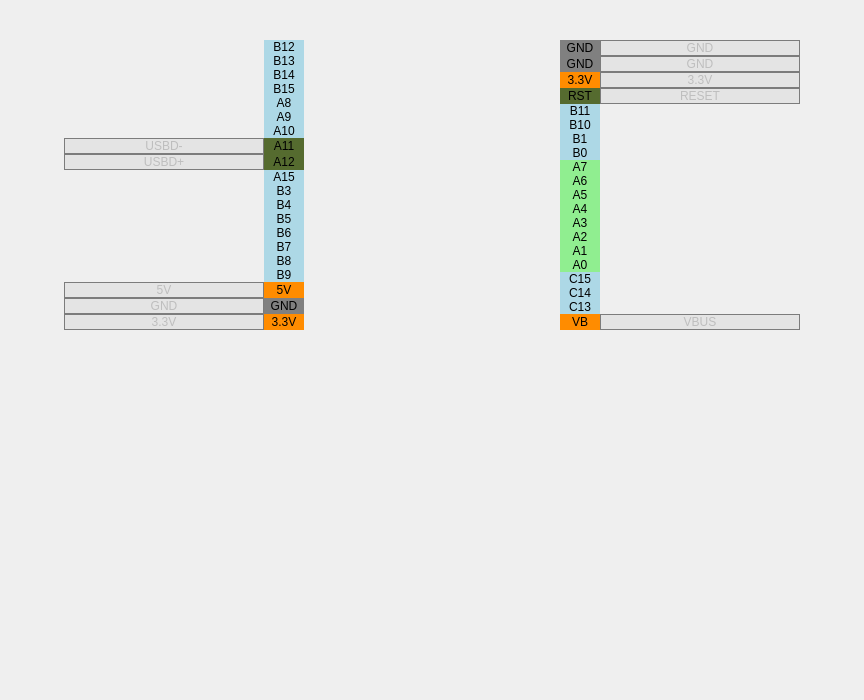
<?xml version="1.0" encoding="UTF-8"?>
<ui version="4.0">
 <class>PinsBluePill</class>
 <widget class="QWidget" name="PinsBluePill">
  <property name="geometry">
   <rect>
    <x>0</x>
    <y>0</y>
    <width>864</width>
    <height>700</height>
   </rect>
  </property>
  <layout class="QGridLayout" name="gridLayout" rowstretch="0,0,1" columnstretch="4,15,16,15,4">
   <property name="leftMargin">
    <number>0</number>
   </property>
   <property name="topMargin">
    <number>0</number>
   </property>
   <property name="rightMargin">
    <number>0</number>
   </property>
   <property name="bottomMargin">
    <number>0</number>
   </property>
   <property name="spacing">
    <number>0</number>
   </property>
   <item row="0" column="2">
    <spacer name="verticalSpacer_2">
     <property name="orientation">
      <enum>Qt::Vertical</enum>
     </property>
     <property name="sizeHint" stdset="0">
      <size>
       <width>20</width>
       <height>40</height>
      </size>
     </property>
    </spacer>
   </item>
   <item row="1" column="1">
    <layout class="QGridLayout" name="layoutG_pinsLeft" columnstretch="5,1">
     <property name="leftMargin">
      <number>0</number>
     </property>
     <property name="rightMargin">
      <number>0</number>
     </property>
     <property name="spacing">
      <number>0</number>
     </property>
     <item row="3" column="1">
      <widget class="QLabel" name="text_B15">
       <property name="styleSheet">
        <string notr="true">background-color: rgba(173, 216, 230, 255);
color: rgb(0, 0, 0);</string>
       </property>
       <property name="text">
        <string notr="true">B15</string>
       </property>
       <property name="alignment">
        <set>Qt::AlignCenter</set>
       </property>
       <property name="textInteractionFlags">
        <set>Qt::NoTextInteraction</set>
       </property>
      </widget>
     </item>
     <item row="4" column="1">
      <widget class="QLabel" name="text_A8">
       <property name="styleSheet">
        <string notr="true">background-color: rgba(173, 216, 230, 255);
color: rgb(0, 0, 0);</string>
       </property>
       <property name="text">
        <string notr="true">A8</string>
       </property>
       <property name="alignment">
        <set>Qt::AlignCenter</set>
       </property>
       <property name="textInteractionFlags">
        <set>Qt::NoTextInteraction</set>
       </property>
      </widget>
     </item>
     <item row="10" column="1">
      <widget class="QLabel" name="text_B3">
       <property name="styleSheet">
        <string notr="true">background-color: rgba(173, 216, 230, 255);
color: rgb(0, 0, 0);</string>
       </property>
       <property name="text">
        <string notr="true">B3</string>
       </property>
       <property name="alignment">
        <set>Qt::AlignCenter</set>
       </property>
       <property name="textInteractionFlags">
        <set>Qt::NoTextInteraction</set>
       </property>
      </widget>
     </item>
     <item row="5" column="1">
      <widget class="QLabel" name="text_A9">
       <property name="styleSheet">
        <string notr="true">background-color: rgba(173, 216, 230, 255);
color: rgb(0, 0, 0);</string>
       </property>
       <property name="text">
        <string notr="true">A9</string>
       </property>
       <property name="alignment">
        <set>Qt::AlignCenter</set>
       </property>
       <property name="textInteractionFlags">
        <set>Qt::NoTextInteraction</set>
       </property>
      </widget>
     </item>
     <item row="13" column="1">
      <widget class="QLabel" name="text_B6">
       <property name="styleSheet">
        <string notr="true">background-color: rgba(173, 216, 230, 255);
color: rgb(0, 0, 0);</string>
       </property>
       <property name="text">
        <string notr="true">B6</string>
       </property>
       <property name="alignment">
        <set>Qt::AlignCenter</set>
       </property>
       <property name="textInteractionFlags">
        <set>Qt::NoTextInteraction</set>
       </property>
      </widget>
     </item>
     <item row="14" column="1">
      <widget class="QLabel" name="text_B7">
       <property name="styleSheet">
        <string notr="true">background-color: rgba(173, 216, 230, 255);
color: rgb(0, 0, 0);</string>
       </property>
       <property name="text">
        <string notr="true">B7</string>
       </property>
       <property name="alignment">
        <set>Qt::AlignCenter</set>
       </property>
       <property name="textInteractionFlags">
        <set>Qt::NoTextInteraction</set>
       </property>
      </widget>
     </item>
     <item row="19" column="1">
      <widget class="QLabel" name="text_33V_2">
       <property name="styleSheet">
        <string notr="true">background-color: rgba(255, 140, 0, 255);
color: rgb(0, 0, 0);</string>
       </property>
       <property name="text">
        <string notr="true">3.3V</string>
       </property>
       <property name="alignment">
        <set>Qt::AlignCenter</set>
       </property>
       <property name="textInteractionFlags">
        <set>Qt::NoTextInteraction</set>
       </property>
      </widget>
     </item>
     <item row="2" column="1">
      <widget class="QLabel" name="text_B14">
       <property name="styleSheet">
        <string notr="true">background-color: rgba(173, 216, 230, 255);
color: rgb(0, 0, 0);</string>
       </property>
       <property name="text">
        <string notr="true">B14</string>
       </property>
       <property name="alignment">
        <set>Qt::AlignCenter</set>
       </property>
       <property name="textInteractionFlags">
        <set>Qt::NoTextInteraction</set>
       </property>
      </widget>
     </item>
     <item row="15" column="1">
      <widget class="QLabel" name="text_B8">
       <property name="styleSheet">
        <string notr="true">background-color: rgba(173, 216, 230, 255);
color: rgb(0, 0, 0);</string>
       </property>
       <property name="text">
        <string notr="true">B8</string>
       </property>
       <property name="alignment">
        <set>Qt::AlignCenter</set>
       </property>
       <property name="textInteractionFlags">
        <set>Qt::NoTextInteraction</set>
       </property>
      </widget>
     </item>
     <item row="7" column="1">
      <widget class="QLabel" name="text_A11_2">
       <property name="styleSheet">
        <string notr="true">background-color: rgba(85, 107, 47, 255);
color: rgb(0, 0, 0);</string>
       </property>
       <property name="text">
        <string notr="true">A11</string>
       </property>
       <property name="alignment">
        <set>Qt::AlignCenter</set>
       </property>
       <property name="textInteractionFlags">
        <set>Qt::NoTextInteraction</set>
       </property>
      </widget>
     </item>
     <item row="11" column="1">
      <widget class="QLabel" name="text_B4">
       <property name="styleSheet">
        <string notr="true">background-color: rgba(173, 216, 230, 255);
color: rgb(0, 0, 0);</string>
       </property>
       <property name="text">
        <string notr="true">B4</string>
       </property>
       <property name="alignment">
        <set>Qt::AlignCenter</set>
       </property>
       <property name="textInteractionFlags">
        <set>Qt::NoTextInteraction</set>
       </property>
      </widget>
     </item>
     <item row="0" column="1">
      <widget class="QLabel" name="text_B12">
       <property name="styleSheet">
        <string notr="true">background-color: rgba(173, 216, 230, 255);
color: rgb(0, 0, 0);</string>
       </property>
       <property name="text">
        <string notr="true">B12</string>
       </property>
       <property name="alignment">
        <set>Qt::AlignCenter</set>
       </property>
       <property name="textInteractionFlags">
        <set>Qt::NoTextInteraction</set>
       </property>
      </widget>
     </item>
     <item row="12" column="1">
      <widget class="QLabel" name="text_B5">
       <property name="styleSheet">
        <string notr="true">background-color: rgba(173, 216, 230, 255);
color: rgb(0, 0, 0);</string>
       </property>
       <property name="text">
        <string notr="true">B5</string>
       </property>
       <property name="alignment">
        <set>Qt::AlignCenter</set>
       </property>
       <property name="textInteractionFlags">
        <set>Qt::NoTextInteraction</set>
       </property>
      </widget>
     </item>
     <item row="16" column="1">
      <widget class="QLabel" name="text_B9">
       <property name="styleSheet">
        <string notr="true">background-color: rgba(173, 216, 230, 255);
color: rgb(0, 0, 0);</string>
       </property>
       <property name="text">
        <string notr="true">B9</string>
       </property>
       <property name="alignment">
        <set>Qt::AlignCenter</set>
       </property>
       <property name="textInteractionFlags">
        <set>Qt::NoTextInteraction</set>
       </property>
      </widget>
     </item>
     <item row="8" column="1">
      <widget class="QLabel" name="text_A12_2">
       <property name="styleSheet">
        <string notr="true">background-color: rgba(85, 107, 47, 255);
color: rgb(0, 0, 0);</string>
       </property>
       <property name="text">
        <string notr="true">A12</string>
       </property>
       <property name="alignment">
        <set>Qt::AlignCenter</set>
       </property>
       <property name="textInteractionFlags">
        <set>Qt::NoTextInteraction</set>
       </property>
      </widget>
     </item>
     <item row="17" column="1">
      <widget class="QLabel" name="text_5V_2">
       <property name="styleSheet">
        <string notr="true">background-color: rgba(255, 140, 0, 255);
color: rgb(0, 0, 0);</string>
       </property>
       <property name="text">
        <string notr="true">5V</string>
       </property>
       <property name="alignment">
        <set>Qt::AlignCenter</set>
       </property>
       <property name="textInteractionFlags">
        <set>Qt::NoTextInteraction</set>
       </property>
      </widget>
     </item>
     <item row="9" column="1">
      <widget class="QLabel" name="text_A15">
       <property name="styleSheet">
        <string notr="true">background-color: rgba(173, 216, 230, 255);
color: rgb(0, 0, 0);</string>
       </property>
       <property name="text">
        <string notr="true">A15</string>
       </property>
       <property name="alignment">
        <set>Qt::AlignCenter</set>
       </property>
       <property name="textInteractionFlags">
        <set>Qt::NoTextInteraction</set>
       </property>
      </widget>
     </item>
     <item row="18" column="1">
      <widget class="QLabel" name="text_GND_2">
       <property name="styleSheet">
        <string notr="true">background-color: rgba(128, 128, 128, 255);
color: rgb(0, 0, 0);</string>
       </property>
       <property name="text">
        <string notr="true">GND</string>
       </property>
       <property name="alignment">
        <set>Qt::AlignCenter</set>
       </property>
       <property name="textInteractionFlags">
        <set>Qt::NoTextInteraction</set>
       </property>
      </widget>
     </item>
     <item row="1" column="1">
      <widget class="QLabel" name="text_B13">
       <property name="styleSheet">
        <string notr="true">background-color: rgba(173, 216, 230, 255);
color: rgb(0, 0, 0);</string>
       </property>
       <property name="text">
        <string notr="true">B13</string>
       </property>
       <property name="alignment">
        <set>Qt::AlignCenter</set>
       </property>
       <property name="textInteractionFlags">
        <set>Qt::NoTextInteraction</set>
       </property>
      </widget>
     </item>
     <item row="6" column="1">
      <widget class="QLabel" name="text_A10">
       <property name="styleSheet">
        <string notr="true">background-color: rgba(173, 216, 230, 255);
color: rgb(0, 0, 0);</string>
       </property>
       <property name="text">
        <string notr="true">A10</string>
       </property>
       <property name="alignment">
        <set>Qt::AlignCenter</set>
       </property>
       <property name="textInteractionFlags">
        <set>Qt::NoTextInteraction</set>
       </property>
      </widget>
     </item>
     <item row="18" column="0">
      <widget class="QLabel" name="label_GND">
       <property name="enabled">
        <bool>false</bool>
       </property>
       <property name="styleSheet">
        <string notr="true">border: 1px solid;
border-color: rgba(124, 124, 124, 255);
background-color: rgba(105, 105, 105, 20);</string>
       </property>
       <property name="frameShape">
        <enum>QFrame::StyledPanel</enum>
       </property>
       <property name="text">
        <string notr="true">GND</string>
       </property>
       <property name="alignment">
        <set>Qt::AlignCenter</set>
       </property>
      </widget>
     </item>
     <item row="19" column="0">
      <widget class="QLabel" name="label_33V">
       <property name="enabled">
        <bool>false</bool>
       </property>
       <property name="styleSheet">
        <string notr="true">border: 1px solid;
border-color: rgba(124, 124, 124, 255);
background-color: rgba(105, 105, 105, 20);</string>
       </property>
       <property name="frameShape">
        <enum>QFrame::StyledPanel</enum>
       </property>
       <property name="text">
        <string notr="true">3.3V</string>
       </property>
       <property name="alignment">
        <set>Qt::AlignCenter</set>
       </property>
      </widget>
     </item>
     <item row="17" column="0">
      <widget class="QLabel" name="label_5V">
       <property name="enabled">
        <bool>false</bool>
       </property>
       <property name="styleSheet">
        <string notr="true">border: 1px solid;
border-color: rgba(124, 124, 124, 255);
background-color: rgba(105, 105, 105, 20);</string>
       </property>
       <property name="frameShape">
        <enum>QFrame::StyledPanel</enum>
       </property>
       <property name="text">
        <string notr="true">5V</string>
       </property>
       <property name="alignment">
        <set>Qt::AlignCenter</set>
       </property>
      </widget>
     </item>
     <item row="7" column="0">
      <widget class="QLabel" name="label_USBDminus">
       <property name="enabled">
        <bool>false</bool>
       </property>
       <property name="styleSheet">
        <string notr="true">border: 1px solid;
border-color: rgba(124, 124, 124, 255);
background-color: rgba(105, 105, 105, 20);</string>
       </property>
       <property name="frameShape">
        <enum>QFrame::StyledPanel</enum>
       </property>
       <property name="text">
        <string notr="true">USBD-</string>
       </property>
       <property name="alignment">
        <set>Qt::AlignCenter</set>
       </property>
      </widget>
     </item>
     <item row="8" column="0">
      <widget class="QLabel" name="label_USBDplus">
       <property name="enabled">
        <bool>false</bool>
       </property>
       <property name="styleSheet">
        <string notr="true">border: 1px solid;
border-color: rgba(124, 124, 124, 255);
background-color: rgba(105, 105, 105, 20);</string>
       </property>
       <property name="frameShape">
        <enum>QFrame::StyledPanel</enum>
       </property>
       <property name="text">
        <string notr="true">USBD+</string>
       </property>
       <property name="alignment">
        <set>Qt::AlignCenter</set>
       </property>
      </widget>
     </item>
    </layout>
   </item>
   <item row="1" column="3">
    <layout class="QGridLayout" name="layoutG_pinsRight" columnstretch="1,5">
     <property name="leftMargin">
      <number>0</number>
     </property>
     <property name="spacing">
      <number>0</number>
     </property>
     <item row="15" column="0">
      <widget class="QLabel" name="text_A0">
       <property name="styleSheet">
        <string notr="true">background-color: rgba(144, 238, 144, 255);
color: rgb(0, 0, 0);</string>
       </property>
       <property name="text">
        <string notr="true">A0</string>
       </property>
       <property name="alignment">
        <set>Qt::AlignCenter</set>
       </property>
       <property name="textInteractionFlags">
        <set>Qt::NoTextInteraction</set>
       </property>
      </widget>
     </item>
     <item row="10" column="0">
      <widget class="QLabel" name="text_A5">
       <property name="styleSheet">
        <string notr="true">background-color: rgba(144, 238, 144, 255);
color: rgb(0, 0, 0);</string>
       </property>
       <property name="text">
        <string notr="true">A5</string>
       </property>
       <property name="alignment">
        <set>Qt::AlignCenter</set>
       </property>
       <property name="textInteractionFlags">
        <set>Qt::NoTextInteraction</set>
       </property>
      </widget>
     </item>
     <item row="5" column="0">
      <widget class="QLabel" name="text_B10">
       <property name="styleSheet">
        <string notr="true">background-color: rgba(173, 216, 230, 255);
color: rgb(0, 0, 0);</string>
       </property>
       <property name="text">
        <string notr="true">B10</string>
       </property>
       <property name="alignment">
        <set>Qt::AlignCenter</set>
       </property>
       <property name="textInteractionFlags">
        <set>Qt::NoTextInteraction</set>
       </property>
      </widget>
     </item>
     <item row="18" column="0">
      <widget class="QLabel" name="text_C13">
       <property name="styleSheet">
        <string notr="true">background-color: rgba(173, 216, 230, 255);
color: rgb(0, 0, 0);</string>
       </property>
       <property name="text">
        <string notr="true">C13</string>
       </property>
       <property name="alignment">
        <set>Qt::AlignCenter</set>
       </property>
       <property name="textInteractionFlags">
        <set>Qt::NoTextInteraction</set>
       </property>
      </widget>
     </item>
     <item row="1" column="0">
      <widget class="QLabel" name="text_GND_3">
       <property name="styleSheet">
        <string notr="true">background-color: rgba(128, 128, 128, 255);
color: rgb(0, 0, 0);</string>
       </property>
       <property name="text">
        <string notr="true">GND</string>
       </property>
       <property name="alignment">
        <set>Qt::AlignCenter</set>
       </property>
       <property name="textInteractionFlags">
        <set>Qt::NoTextInteraction</set>
       </property>
      </widget>
     </item>
     <item row="2" column="0">
      <widget class="QLabel" name="text_33V_3">
       <property name="styleSheet">
        <string notr="true">background-color: rgba(255, 140, 0, 255);
color: rgb(0, 0, 0);</string>
       </property>
       <property name="text">
        <string notr="true">3.3V</string>
       </property>
       <property name="alignment">
        <set>Qt::AlignCenter</set>
       </property>
       <property name="textInteractionFlags">
        <set>Qt::NoTextInteraction</set>
       </property>
      </widget>
     </item>
     <item row="0" column="0">
      <widget class="QLabel" name="text_GND_4">
       <property name="enabled">
        <bool>true</bool>
       </property>
       <property name="sizePolicy">
        <sizepolicy hsizetype="Preferred" vsizetype="Preferred">
         <horstretch>0</horstretch>
         <verstretch>0</verstretch>
        </sizepolicy>
       </property>
       <property name="minimumSize">
        <size>
         <width>0</width>
         <height>0</height>
        </size>
       </property>
       <property name="baseSize">
        <size>
         <width>30</width>
         <height>30</height>
        </size>
       </property>
       <property name="styleSheet">
        <string notr="true">background-color: rgba(128, 128, 128, 255);
color: rgb(0, 0, 0);</string>
       </property>
       <property name="text">
        <string notr="true">GND</string>
       </property>
       <property name="alignment">
        <set>Qt::AlignCenter</set>
       </property>
       <property name="textInteractionFlags">
        <set>Qt::NoTextInteraction</set>
       </property>
      </widget>
     </item>
     <item row="11" column="0">
      <widget class="QLabel" name="text_A4">
       <property name="styleSheet">
        <string notr="true">background-color: rgba(144, 238, 144, 255);
color: rgb(0, 0, 0);</string>
       </property>
       <property name="text">
        <string notr="true">A4</string>
       </property>
       <property name="alignment">
        <set>Qt::AlignCenter</set>
       </property>
       <property name="textInteractionFlags">
        <set>Qt::NoTextInteraction</set>
       </property>
      </widget>
     </item>
     <item row="19" column="0">
      <widget class="QLabel" name="text_VB">
       <property name="styleSheet">
        <string notr="true">background-color: rgba(255, 140, 0, 255);
color: rgb(0, 0, 0);</string>
       </property>
       <property name="text">
        <string notr="true">VB</string>
       </property>
       <property name="alignment">
        <set>Qt::AlignCenter</set>
       </property>
       <property name="textInteractionFlags">
        <set>Qt::NoTextInteraction</set>
       </property>
      </widget>
     </item>
     <item row="9" column="0">
      <widget class="QLabel" name="text_A6">
       <property name="styleSheet">
        <string notr="true">background-color: rgba(144, 238, 144, 255);
color: rgb(0, 0, 0);</string>
       </property>
       <property name="text">
        <string notr="true">A6</string>
       </property>
       <property name="alignment">
        <set>Qt::AlignCenter</set>
       </property>
       <property name="textInteractionFlags">
        <set>Qt::NoTextInteraction</set>
       </property>
      </widget>
     </item>
     <item row="8" column="0">
      <widget class="QLabel" name="text_A7">
       <property name="styleSheet">
        <string notr="true">background-color: rgba(144, 238, 144, 255);
color: rgb(0, 0, 0);</string>
       </property>
       <property name="text">
        <string notr="true">A7</string>
       </property>
       <property name="alignment">
        <set>Qt::AlignCenter</set>
       </property>
       <property name="textInteractionFlags">
        <set>Qt::NoTextInteraction</set>
       </property>
      </widget>
     </item>
     <item row="3" column="0">
      <widget class="QLabel" name="text_RST">
       <property name="styleSheet">
        <string notr="true">background-color: rgba(85, 107, 47, 255);
color: rgb(0, 0, 0);</string>
       </property>
       <property name="text">
        <string notr="true">RST</string>
       </property>
       <property name="alignment">
        <set>Qt::AlignCenter</set>
       </property>
       <property name="textInteractionFlags">
        <set>Qt::NoTextInteraction</set>
       </property>
      </widget>
     </item>
     <item row="14" column="0">
      <widget class="QLabel" name="text_A1">
       <property name="styleSheet">
        <string notr="true">background-color: rgba(144, 238, 144, 255);
color: rgb(0, 0, 0);</string>
       </property>
       <property name="text">
        <string notr="true">A1</string>
       </property>
       <property name="alignment">
        <set>Qt::AlignCenter</set>
       </property>
       <property name="textInteractionFlags">
        <set>Qt::NoTextInteraction</set>
       </property>
      </widget>
     </item>
     <item row="16" column="0">
      <widget class="QLabel" name="text_C15">
       <property name="styleSheet">
        <string notr="true">background-color: rgba(173, 216, 230, 255);
color: rgb(0, 0, 0);</string>
       </property>
       <property name="text">
        <string notr="true">C15</string>
       </property>
       <property name="alignment">
        <set>Qt::AlignCenter</set>
       </property>
       <property name="textInteractionFlags">
        <set>Qt::NoTextInteraction</set>
       </property>
      </widget>
     </item>
     <item row="6" column="0">
      <widget class="QLabel" name="text_B1">
       <property name="styleSheet">
        <string notr="true">background-color: rgba(173, 216, 230, 255);
color: rgb(0, 0, 0);</string>
       </property>
       <property name="text">
        <string notr="true">B1</string>
       </property>
       <property name="alignment">
        <set>Qt::AlignCenter</set>
       </property>
       <property name="textInteractionFlags">
        <set>Qt::NoTextInteraction</set>
       </property>
      </widget>
     </item>
     <item row="12" column="0">
      <widget class="QLabel" name="text_A3">
       <property name="styleSheet">
        <string notr="true">background-color: rgba(144, 238, 144, 255);
color: rgb(0, 0, 0);</string>
       </property>
       <property name="text">
        <string notr="true">A3</string>
       </property>
       <property name="alignment">
        <set>Qt::AlignCenter</set>
       </property>
       <property name="textInteractionFlags">
        <set>Qt::NoTextInteraction</set>
       </property>
      </widget>
     </item>
     <item row="4" column="0">
      <widget class="QLabel" name="text_B11">
       <property name="styleSheet">
        <string notr="true">background-color: rgba(173, 216, 230, 255);
color: rgb(0, 0, 0);</string>
       </property>
       <property name="text">
        <string notr="true">B11</string>
       </property>
       <property name="alignment">
        <set>Qt::AlignCenter</set>
       </property>
       <property name="textInteractionFlags">
        <set>Qt::NoTextInteraction</set>
       </property>
      </widget>
     </item>
     <item row="17" column="0">
      <widget class="QLabel" name="text_C14">
       <property name="styleSheet">
        <string notr="true">background-color: rgba(173, 216, 230, 255);
color: rgb(0, 0, 0);</string>
       </property>
       <property name="text">
        <string notr="true">C14</string>
       </property>
       <property name="alignment">
        <set>Qt::AlignCenter</set>
       </property>
       <property name="textInteractionFlags">
        <set>Qt::NoTextInteraction</set>
       </property>
      </widget>
     </item>
     <item row="13" column="0">
      <widget class="QLabel" name="text_A2">
       <property name="styleSheet">
        <string notr="true">background-color: rgba(144, 238, 144, 255);
color: rgb(0, 0, 0);</string>
       </property>
       <property name="text">
        <string notr="true">A2</string>
       </property>
       <property name="alignment">
        <set>Qt::AlignCenter</set>
       </property>
       <property name="textInteractionFlags">
        <set>Qt::NoTextInteraction</set>
       </property>
      </widget>
     </item>
     <item row="7" column="0">
      <widget class="QLabel" name="text_B0">
       <property name="styleSheet">
        <string notr="true">background-color: rgba(173, 216, 230, 255);
color: rgb(0, 0, 0);</string>
       </property>
       <property name="text">
        <string notr="true">B0</string>
       </property>
       <property name="alignment">
        <set>Qt::AlignCenter</set>
       </property>
       <property name="textInteractionFlags">
        <set>Qt::NoTextInteraction</set>
       </property>
      </widget>
     </item>
     <item row="0" column="1">
      <widget class="QLabel" name="label_GND_3">
       <property name="enabled">
        <bool>false</bool>
       </property>
       <property name="styleSheet">
        <string notr="true">border: 1px solid;
border-color: rgba(124, 124, 124, 255);
background-color: rgba(105, 105, 105, 20);</string>
       </property>
       <property name="frameShape">
        <enum>QFrame::StyledPanel</enum>
       </property>
       <property name="text">
        <string notr="true">GND</string>
       </property>
       <property name="alignment">
        <set>Qt::AlignCenter</set>
       </property>
      </widget>
     </item>
     <item row="1" column="1">
      <widget class="QLabel" name="label_GND_2">
       <property name="enabled">
        <bool>false</bool>
       </property>
       <property name="styleSheet">
        <string notr="true">border: 1px solid;
border-color: rgba(124, 124, 124, 255);
background-color: rgba(105, 105, 105, 20);</string>
       </property>
       <property name="frameShape">
        <enum>QFrame::StyledPanel</enum>
       </property>
       <property name="text">
        <string notr="true">GND</string>
       </property>
       <property name="alignment">
        <set>Qt::AlignCenter</set>
       </property>
      </widget>
     </item>
     <item row="2" column="1">
      <widget class="QLabel" name="label_33V_2">
       <property name="enabled">
        <bool>false</bool>
       </property>
       <property name="styleSheet">
        <string notr="true">border: 1px solid;
border-color: rgba(124, 124, 124, 255);
background-color: rgba(105, 105, 105, 20);</string>
       </property>
       <property name="frameShape">
        <enum>QFrame::StyledPanel</enum>
       </property>
       <property name="text">
        <string notr="true">3.3V</string>
       </property>
       <property name="alignment">
        <set>Qt::AlignCenter</set>
       </property>
      </widget>
     </item>
     <item row="3" column="1">
      <widget class="QLabel" name="label_RST">
       <property name="enabled">
        <bool>false</bool>
       </property>
       <property name="styleSheet">
        <string notr="true">border: 1px solid;
border-color: rgba(124, 124, 124, 255);
background-color: rgba(105, 105, 105, 20);</string>
       </property>
       <property name="frameShape">
        <enum>QFrame::StyledPanel</enum>
       </property>
       <property name="text">
        <string notr="true">RESET</string>
       </property>
       <property name="alignment">
        <set>Qt::AlignCenter</set>
       </property>
      </widget>
     </item>
     <item row="19" column="1">
      <widget class="QLabel" name="label_VBUS">
       <property name="enabled">
        <bool>false</bool>
       </property>
       <property name="styleSheet">
        <string notr="true">border: 1px solid;
border-color: rgba(124, 124, 124, 255);
background-color: rgba(105, 105, 105, 20);</string>
       </property>
       <property name="frameShape">
        <enum>QFrame::StyledPanel</enum>
       </property>
       <property name="text">
        <string notr="true">VBUS</string>
       </property>
       <property name="alignment">
        <set>Qt::AlignCenter</set>
       </property>
      </widget>
     </item>
    </layout>
   </item>
   <item row="1" column="0">
    <spacer name="horizontalSpacer">
     <property name="orientation">
      <enum>Qt::Horizontal</enum>
     </property>
     <property name="sizeHint" stdset="0">
      <size>
       <width>40</width>
       <height>20</height>
      </size>
     </property>
    </spacer>
   </item>
   <item row="1" column="2">
    <widget class="QLabel" name="label_ControllerImage">
     <property name="sizePolicy">
      <sizepolicy hsizetype="Ignored" vsizetype="Ignored">
       <horstretch>0</horstretch>
       <verstretch>0</verstretch>
      </sizepolicy>
     </property>
     <property name="text">
      <string/>
     </property>
     <property name="pixmap">
      <pixmap resource="../../resources.qrc">:/Images/BluePill_render.jpg</pixmap>
     </property>
     <property name="scaledContents">
      <bool>true</bool>
     </property>
    </widget>
   </item>
   <item row="2" column="2">
    <spacer name="verticalSpacer">
     <property name="orientation">
      <enum>Qt::Vertical</enum>
     </property>
     <property name="sizeHint" stdset="0">
      <size>
       <width>20</width>
       <height>40</height>
      </size>
     </property>
    </spacer>
   </item>
   <item row="1" column="4">
    <spacer name="horizontalSpacer_2">
     <property name="orientation">
      <enum>Qt::Horizontal</enum>
     </property>
     <property name="sizeHint" stdset="0">
      <size>
       <width>40</width>
       <height>20</height>
      </size>
     </property>
    </spacer>
   </item>
  </layout>
 </widget>
 <resources>
  <include location="../../resources.qrc"/>
 </resources>
 <connections/>
</ui>
